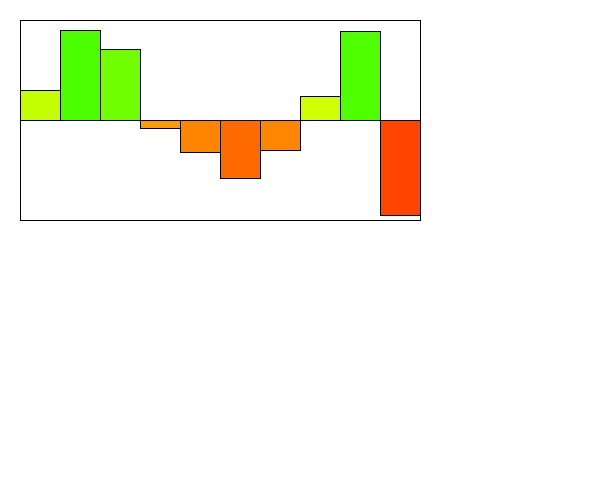
Frame 1 (no input)
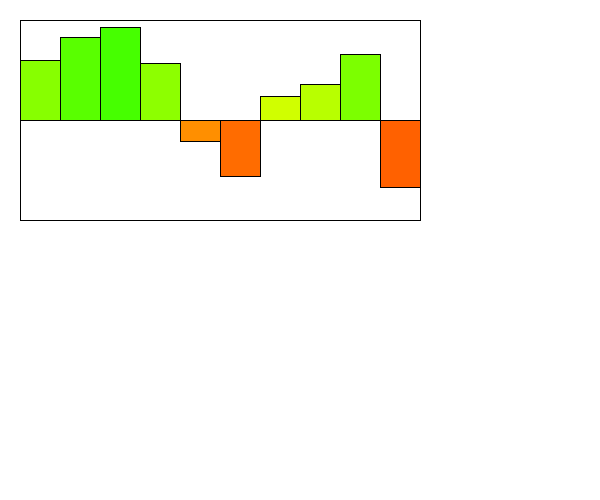
Frame 60 (the mouse pressed at the canvas centre just before this capture)
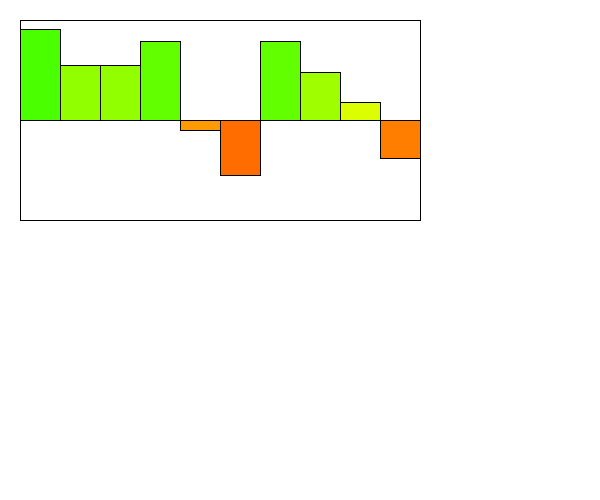
Frame 120 (the mouse held since frame 60 and released just before this capture)

The Processing sketch that drew these frames (run headless with seeded random() and noise(); from frame 60 on, the mouse is pressed at the canvas centre):

// Processing sketch: Section1
// ── Section1.pde
int MAX_VALUE = 100;
int MIN_VALUE = -100;
Visualizer v;

/*You are simulating a visualizer of multiple values
 You need to create a display method first. 
 Then you can make a method that changes the values each time the update is called. 
 */
class Visualizer {
  float x, y;
  float [] values;
  float [] speeds;
  Visualizer(float x, float y) {
    this.x = x;
    this.y = y;
    values = new float[10];
    speeds = new float[10];
    for (int i = 0; i < values.length; i++) {
      values[i] = random(-99, 99);
      speeds[i] = random(2);
    }
  }

  void display() {
    //draw the bars equally spaced inside this box. 
    //You can assume 10, but it would be even better 
    //if you could modify it to be larger increments.
    fill(255);
    rect(x, y, 400, 200);
    //This is a 200x400 box.
    //The width of the visualizer is 400! This rect is the border

    //the line is the 0 y-value, the top is 100, the bottom is -100
    line(x, y+100, x+400, y+100);

    //You need to use a loop. You need to make the HEIGHT of the bars 
    //the values in the array.
    //Negative values are red, and go below the line.
    //Positive values are green and go above the line.

    //???WRITE THIS METHOD FIRST!!!
    //THESE ARE WRONG: They just illustrate how they could look
    float startingX = x;
    float startingY = y + 100;
    for (int i = 0; i < values.length; i ++) {
      float distFromTop;
      if (values[i] >= 0) {
        fill(255-(values[i]*(255/100)),255,0);
        rect(startingX,startingY-values[i],400/values.length,values[i]);
      }
      else {
        fill(255,165-(values[i]*-1*(165/100)),0);
        rect(startingX,startingY,400/values.length,values[i]*-1);
      }
      startingX+=400/values.length;
    }
    //Width of the visualizer is 400!

  
  }
  void update() {
    //???WRITE THIS METHOD SECOND!!!
    for (int i = 0; i < values.length; i++) {
      values[i] += speeds[i]; //the speed updates the values. Do not touch this.
      //??? keep them values between max/min value so they stay in the box.
      //??? reverse the speeds so the bar oscillates up/down when it reaches max/min
      if (values[i] > 100) {
        values[i] = 100;
        speeds[i] *= -1;
      }
      if (values[i] < -100) {
        values[i] = -100;
        speeds[i] *= -1;
      }
    }
  }
}

void setup() {
  size(600, 500);
  v = new Visualizer(20, 20);
}
void draw() {
  background(255);
  v.display();
  v.update();
}
